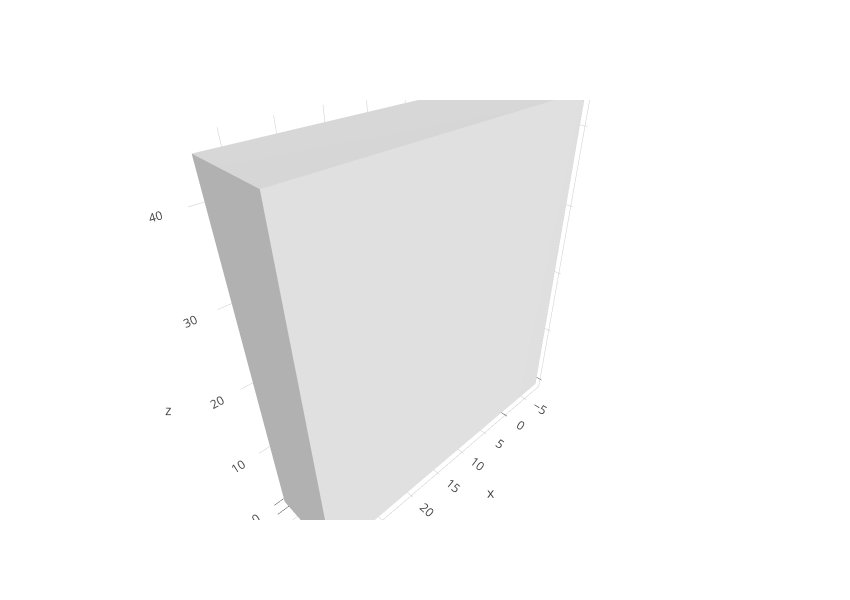

Source (notebook cell):
### Markdown cell above
Visualization in a notebook cell:

### Code cell
js.display(m, smooth=False, wireframe=False)

### Figure 1 — Plotly figure (JSON) as saved in the notebook; plotly's stock layout.template omitted (floating-point values rounded to 4 significant figures)
{"data": [{"color": "#dddddd", "flatshading": true, "i": [3, 7, 4, 5, 6, 7, 1, 5, 0, 3, 2, 1], "j": [0, 4, 1, 0, 3, 2, 2, 6, 5, 6, 7, 4], "k": [1, 5, 0, 3, 2, 1, 3, 7, 4, 5, 6, 7], "type": "mesh3d", "uid": "be4b857d-0687-4205-98db-9659bf809508", "x": [-7.666, -7.666, 32.56, 32.56, -7.666, -7.666, 32.56, 32.56], "y": [0, 0, 0, 0, 10, 10, 10, 10], "z": [44.05, -0.203, -0.203, 44.05, -0.203, 44.05, 44.05, -0.203]}], "layout": {"height": 600, "scene": {"aspectmode": "data"}, "width": 850}}
